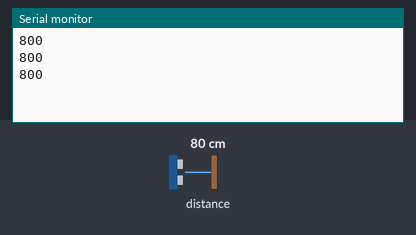
A sketch run on a simulated Arduino Uno, built with avr-gcc and run on an emulated ATmega328P. On the bench: the last lines printed to the serial monitor. Inputs (shaded band) come from the test bench; at power-on: distance to the obstacle 80 cm.

Above: at 1.3 s.
1.4 s: distance to the obstacle set to 2 cm
At 2.1 s:
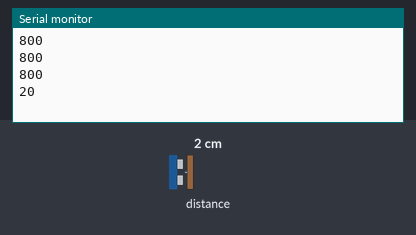
2.9 s: distance to the obstacle set to 4 cm
At 3.7 s:
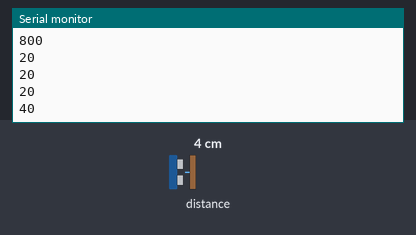
Timing chart, 0 to 5.9 s (numbered marks = the images above; inputs shaded):
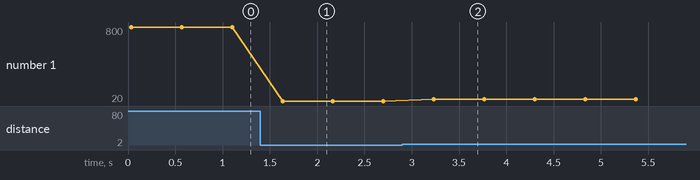

The sketch:

TestLaser.ino
```cpp
#include <Wire.h>
#include "VL53L0X.h"

VL53L0X sensor;

void setup()
{
  Serial.begin(9600);
  Wire.begin();
  sensor.init();
  sensor.setTimeout(500);
  sensor.setMeasurementTimingBudget(200000); // Modo high accuracy
}

void loop()
{
  Serial.print(sensor.readRangeSingleMillimeters());
  if (sensor.timeoutOccurred()) { Serial.print(" TIMEOUT"); }
  Serial.println();
  delay(500);
}
```

Measured:
- after the input at 1.4 s, the serial monitor: prints a new line after 0.23 s (image 1)
- after the input at 2.9 s, the serial monitor: prints a new line after 0.33 s (image 2)
- plotted number 1: 800 → 20 after the input at 1.4 s, 20 → 40 after the input at 2.9 s
